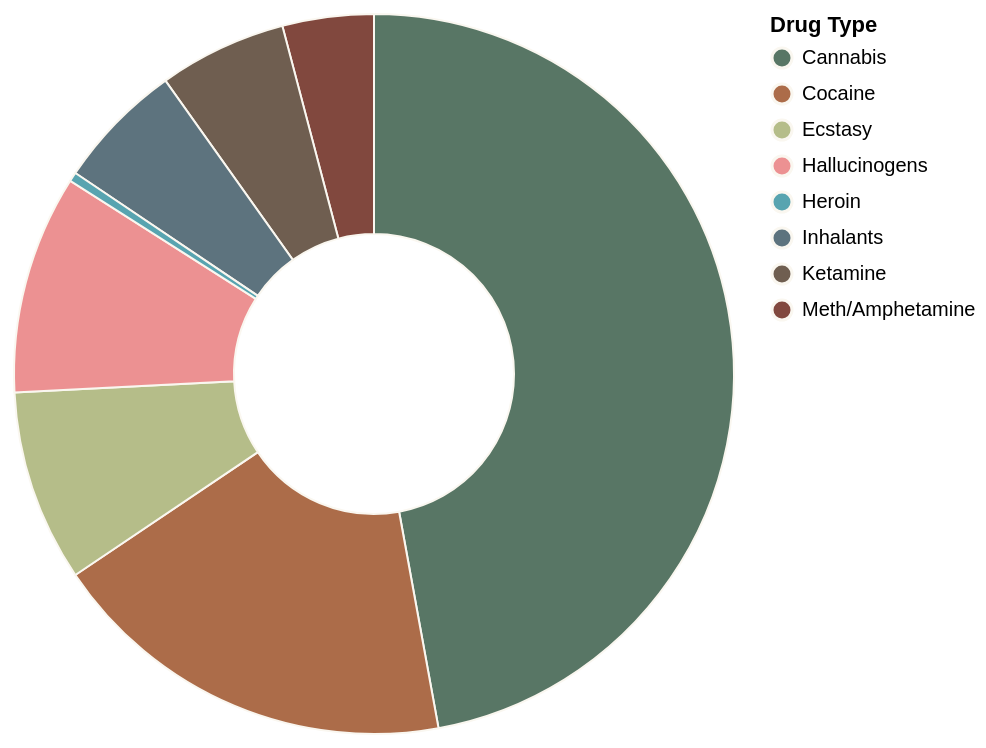

This figure's Vega-Lite source:
### Vega-Lite specification from a JSON file in a GitHub repository (floating-point values rounded to 4 significant figures)
{"$schema": "https://vega.github.io/schema/vega-lite/v5.json", "description": "Drug prevalence donut chart (clean version)", "width": 360, "height": 360, "data": {"values": [{"drug": "Cannabis", "value": 11.5}, {"drug": "Cocaine", "value": 4.5}, {"drug": "Ecstasy", "value": 2.1}, {"drug": "Hallucinogens", "value": 2.4}, {"drug": "Meth/Amphetamine", "value": 1.0}, {"drug": "Ketamine", "value": 1.4}, {"drug": "Inhalants", "value": 1.4}, {"drug": "Heroin", "value": 0.1}]}, "mark": {"type": "arc", "innerRadius": 70, "padAngle": 0, "stroke": "#FAF7F0", "strokeWidth": 1}, "encoding": {"theta": {"field": "value", "type": "quantitative"}, "color": {"field": "drug", "type": "nominal", "scale": {"range": ["#587665", "#AC6C49", "#B5BD89", "#EC9192", "#58A4B0", "#5D737E", "#6F5E50", "#81483E"]}, "legend": {"orient": "right", "title": "Drug Type"}}, "tooltip": [{"field": "drug", "type": "nominal"}, {"field": "value", "type": "quantitative", "title": "Prevalence (%)"}]}}
